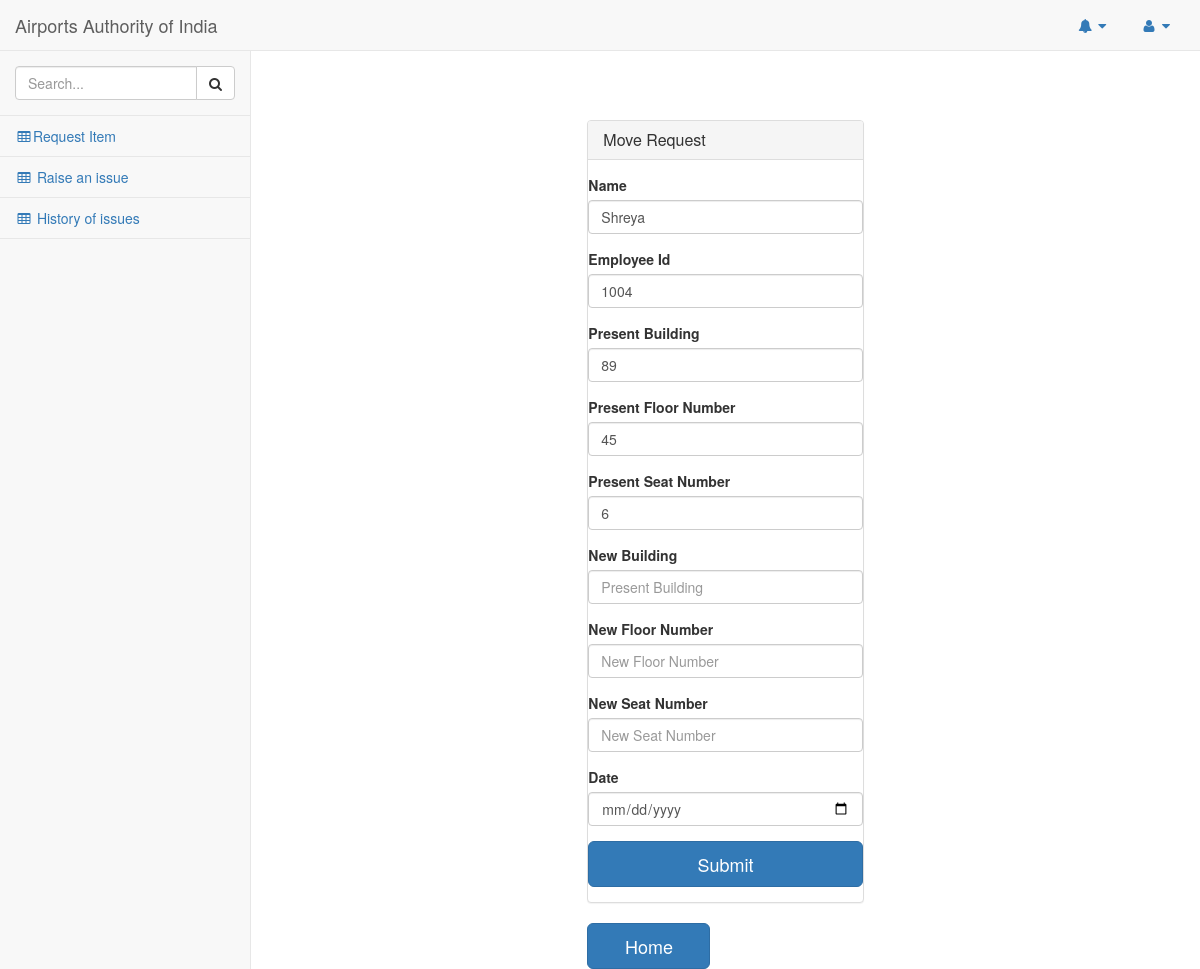
Screenshot of /pages/move.php?var=1004 with the database file from the repository.
### tables this page shows
CREATE TABLE `employee_table` (
  `Employee_ID` varchar(50) NOT NULL,
  `Name` varchar(50) NOT NULL,
  `Department` varchar(50) NOT NULL,
  `Email` varchar(50) NOT NULL,
  `Building` varchar(50) NOT NULL,
  `Floor_No` varchar(50) NOT NULL,
  `Seat_No` varchar(50) NOT NULL,
  `Type` varchar(15) NOT NULL
);

### pages/move.php (the view, shortened to what this page needs)
<!DOCTYPE html>
<html lang="en">
<head>
    <link href="../vendor/bootstrap/css/bootstrap.min.css" rel="stylesheet">
    <link href="../vendor/metisMenu/metisMenu.min.css" rel="stylesheet">
    <link href="../vendor/datatables-plugins/dataTables.bootstrap.css" rel="stylesheet">
    <link href="../vendor/datatables-responsive/dataTables.responsive.css" rel="stylesheet">
    <link href="../dist/css/sb-admin-2.css" rel="stylesheet">
    <link href="../vendor/font-awesome/css/font-awesome.min.css" rel="stylesheet" type="text/css">
</head>
<body>
<?php
$var1=$_GET['var'];
$emp_id=$var1;
$query1="select Name,Employee_ID,Building,Floor_No,Seat_No from employee_table where Employee_ID=$emp_id";
$run1=mysql_query($query1);
$row=mysql_fetch_array($run1);
?>
    <div id="wrapper">
        <nav class="navbar navbar-default navbar-static-top" role="navigation" style="margin-bottom: 0">
            <div class="navbar-header">
                <a class="navbar-brand">Airports Authority of India</a>
            </div>
            <ul class="nav navbar-top-links navbar-right">
                <li class="dropdown">
                    <a class="dropdown-toggle" data-toggle="dropdown" href="#">
                        <i class="fa fa-bell fa-fw"></i> <i class="fa fa-caret-down"></i>
                    </a>
                </li>
                <li class="dropdown">
                    <a class="dropdown-toggle" data-toggle="dropdown" href="#">
                        <i class="fa fa-user fa-fw"></i> <i class="fa fa-caret-down"></i>
                    </a>
                </li>
            </ul>
            <div class="navbar-default sidebar" role="navigation">
                <div class="sidebar-nav navbar-collapse">
                    <ul class="nav" id="side-menu">
                        <li class="sidebar-search">
                            <div class="input-group custom-search-form">
                                <input type="text" class="form-control" placeholder="Search...">
                                <span class="input-group-btn">
                                <button class="btn btn-default" type="button">
                                    <i class="fa fa-search"></i>
                                </button>
                            </span>
                            </div>
                        </li>
                         <li>
                            <a href="request.php"><i class="fa fa-table fa-fw"></i>Request Item</a>
                        </li>
                        <li>
                            <a href="issue.php"><i class="fa fa-table fa-fw"></i> Raise an issue</a>
                        </li>
                        <li>
                            <a href="history.php"><i class="fa fa-table fa-fw"></i> History of issues</a>
                        </li>
                </div>
            </div>
        </nav>
        <div id="page-wrapper">
           <div class="row">
            <div class="col-md-4 col-md-offset-4">
                <div class="login-panel panel panel-default">
                    <div class="panel-heading">
                        <h3 class="panel-title">Move Request</h3>
                    </div>
                    <div class="panel-body">
                        <form role="form" action="issue.php" method="POST">
                            <fieldset>
                            <div class="row">
                                <div class="form-group">
                                <label>Name</label>
                                    <input class="form-control" placeholder="Name" name="name" type="text" value=<?php echo $row['Name'];?> id='name' maxlength="50" autofocus>
                                </div>
                                <div class="form-group">
                                <label>Employee Id</label>
                                    <input class="form-control" placeholder="Employee ID" name="emp_id" type="varchar" value=<?php echo $row['Employee_ID'];?> id='emp_id' maxlength="50" autofocus>
                                </div>
                               <div class="form-group">
                                <label>Present Building</label>
                                    <input class="form-control" placeholder="Present Building" name="obuilding" type="varchar" value=<?php echo $row['Building'];?> id='obuilding' maxlength="50" autofocus>
                                </div>
                                <div class="form-group">
                                <label>Present Floor Number</label>
                                    <input class="form-control" placeholder="Present Floor Number " name="ofloor" type="varchar" value=<?php echo $row['Floor_No'];?> id='ofloor' maxlength="50" autofocus>
                                </div>
                                <div class="form-group">
                                <label>Present Seat Number</label>
                                    <input class="form-control" placeholder="Present Seat Number" name="oseat_no" type="varchar" value=<?php echo $row['Seat_No'];?> maxlength="50" autofocus>
                                </div>
                                <div class="form-group">
                                <label>New Building</label>
                                    <input class="form-control" placeholder="Present Building" name="nbuilding" type="varchar" id='nbuilding' maxlength="50" autofocus>
                                </div>
                                <div class="form-group">
                                <label>New Floor Number</label>
                                    <input class="form-control" placeholder="New Floor Number " name="nfloor" type="varchar" id='nfloor' maxlength="50" autofocus>
                                </div>
                                <div class="form-group">
                                <label>New Seat Number</label>
                                    <input class="form-control" placeholder="New Seat Number" name="nseat_no" type="varchar" maxlength="50" autofocus>
                                </div>
                                <div class="form-group">
                                 <label>Date</label>
                                 <input class="form-control" placeholder="Date" name="date" type="date" maxlength="50" autofocus>
                                </div>
                                <input class="btn btn-lg btn-primary btn-block" type="submit" name="Submit" value="Submit">
                            </fieldset>
                        </form>
                    </div>
                </div>
            </div>
        </div>
        <div class="row">
                   <div class="col-lg-2 col-lg-offset-4">
                      <a href="client.php"><input class="btn btn-lg btn-primary btn-block" type="submit" name="Home" value="Home"></a>
                      </div>
                </div>
    </div>
    </div>
</body>
</html>

### rows the page displays
employee_table: name "Shreya", emp_id "1004", obuilding "89", ofloor "45", oseat_no "6"
